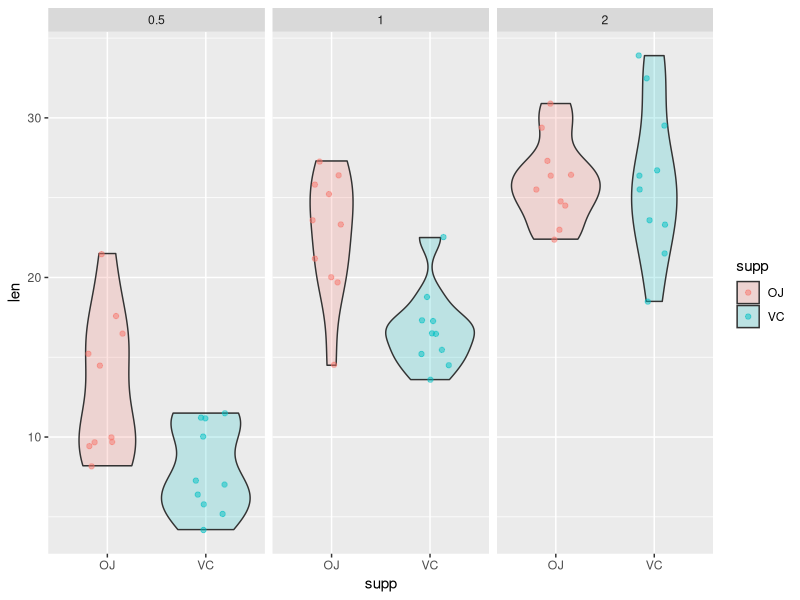
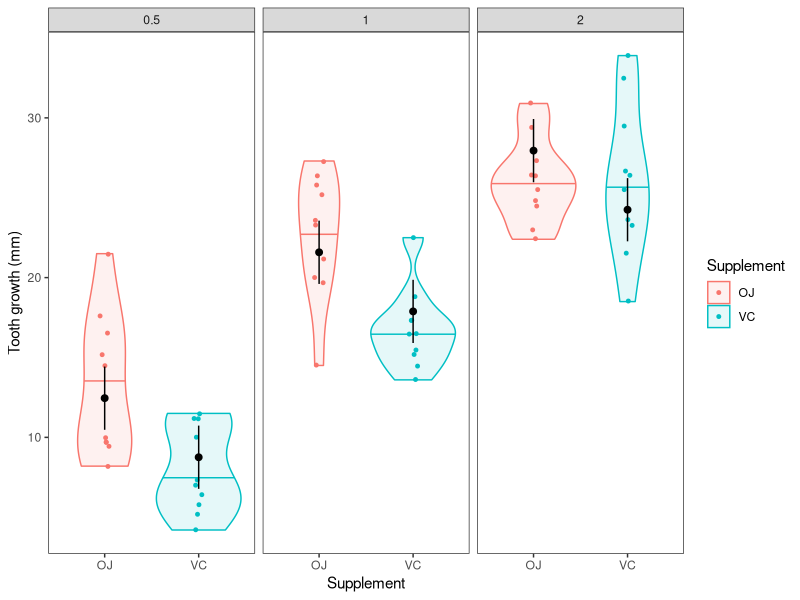

Write R code to recreate these figures, in order.
## ---- chunk 1

## ---- chunk 2
library(tidyverse)
## ---- chunk 3
# Convert the dose variable to a character string
ToothGrowth$dose <- as.character(ToothGrowth$dose)
## ---- chunk 4
ggplot(ToothGrowth, aes(x = supp, y = len, fill = supp)) +
  geom_violin(alpha = 0.2) +
  geom_jitter(aes(color = supp), width = .2, alpha = .5) +
  facet_wrap(~dose)
## ---- chunk 5
# Load the ToothGrowth dataset
data("ToothGrowth")

# Convert dose to factor
ToothGrowth$dose <- as.character(ToothGrowth$dose)

# Run the model
tooth.mod <- lm(len ~ supp + dose, data = ToothGrowth)

# Get group combinations
groups <- data.frame(
  with(ToothGrowth, expand.grid(supp, dose))
)
names(groups) <- c("supp", "dose")

groups <- unique(groups)

# Make predictions
tooth_y_pred <- predict(
  tooth.mod,
  newdata = groups, interval = "confidence"
)

pred_tooth <- data.frame(groups, tooth_y_pred)

# Plot them
ggplot(ToothGrowth, aes(x = supp, y = len, color = supp)) +
  geom_violin(aes(fill = supp), alpha = 0.1, draw_quantiles = 0.50) +
  geom_jitter(size = 1, width = 0.05) +
  geom_point(
    mapping = aes(x = supp, y = fit),
    data = pred_tooth,
    color = "black",
    size = 2
  ) +
  geom_segment(
    aes(x = supp, xend = supp, y = lwr, yend = upr),
    data = pred_tooth,
    color = "black"
  ) +
  facet_wrap(~dose) +
  theme_bw() +
  theme(panel.grid = element_blank()) +
  xlab("Supplement") +
  ylab("Tooth growth (mm)") +
  labs(fill = "Supplement", color = "Supplement")
## ---- chunk 6
# Load the ToothGrowth dataset
data("ToothGrowth")

# Convert dose to factor
ToothGrowth$dose <- as.character(ToothGrowth$dose)

# Run the model
tooth.mod <- lm(len ~ supp * dose, data = ToothGrowth)

# Get group combinations
groups <- data.frame(
  with(ToothGrowth, expand.grid(supp, dose))
)

# Make sure names match original data
names(groups) <- c("supp", "dose")

# Just keep the unique groupings
groups <- unique(groups)
